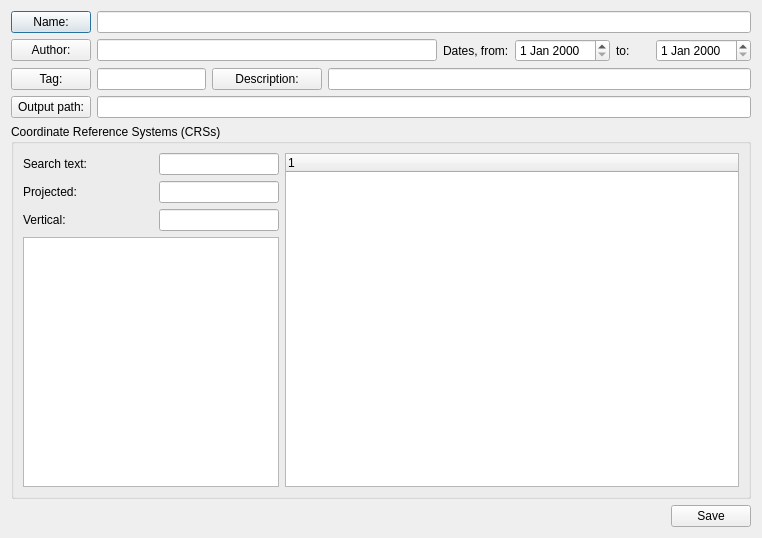
<?xml version="1.0" encoding="UTF-8"?>
<ui version="4.0">
 <class>ProjectDefinitionDialog</class>
 <widget class="QDialog" name="ProjectDefinitionDialog">
  <property name="geometry">
   <rect>
    <x>0</x>
    <y>0</y>
    <width>762</width>
    <height>538</height>
   </rect>
  </property>
  <property name="windowTitle">
   <string>Project definition</string>
  </property>
  <layout class="QGridLayout" name="gridLayout_4">
   <item row="0" column="0">
    <layout class="QGridLayout" name="gridLayout">
     <item row="0" column="0">
      <widget class="QPushButton" name="namePushButton">
       <property name="text">
        <string>Name:</string>
       </property>
      </widget>
     </item>
     <item row="0" column="1" colspan="7">
      <widget class="QLineEdit" name="nameLineEdit">
       <property name="readOnly">
        <bool>true</bool>
       </property>
      </widget>
     </item>
     <item row="1" column="0">
      <widget class="QPushButton" name="authorPushButton">
       <property name="text">
        <string>Author:</string>
       </property>
      </widget>
     </item>
     <item row="1" column="1" colspan="3">
      <widget class="QLineEdit" name="authorLineEdit">
       <property name="minimumSize">
        <size>
         <width>340</width>
         <height>0</height>
        </size>
       </property>
       <property name="readOnly">
        <bool>true</bool>
       </property>
      </widget>
     </item>
     <item row="1" column="4">
      <widget class="QLabel" name="label_4">
       <property name="text">
        <string>Dates, from:</string>
       </property>
      </widget>
     </item>
     <item row="1" column="5">
      <widget class="QDateEdit" name="startDateEdit"/>
     </item>
     <item row="1" column="6">
      <widget class="QLabel" name="label_5">
       <property name="text">
        <string>to:</string>
       </property>
      </widget>
     </item>
     <item row="1" column="7">
      <widget class="QDateEdit" name="finishDateEdit"/>
     </item>
     <item row="2" column="0">
      <widget class="QPushButton" name="tagPushButton">
       <property name="text">
        <string>Tag:</string>
       </property>
      </widget>
     </item>
     <item row="2" column="1">
      <widget class="QLineEdit" name="tagLineEdit">
       <property name="sizePolicy">
        <sizepolicy hsizetype="Minimum" vsizetype="Fixed">
         <horstretch>0</horstretch>
         <verstretch>0</verstretch>
        </sizepolicy>
       </property>
       <property name="readOnly">
        <bool>true</bool>
       </property>
      </widget>
     </item>
     <item row="2" column="2">
      <widget class="QPushButton" name="descriptionPushButton">
       <property name="text">
        <string>Description:</string>
       </property>
      </widget>
     </item>
     <item row="2" column="3" colspan="5">
      <widget class="QLineEdit" name="descriptionLineEdit">
       <property name="readOnly">
        <bool>true</bool>
       </property>
      </widget>
     </item>
     <item row="3" column="0">
      <widget class="QPushButton" name="outputPathPushButton">
       <property name="text">
        <string>Output path:</string>
       </property>
      </widget>
     </item>
     <item row="3" column="1" colspan="7">
      <widget class="QLineEdit" name="outputPathLineEdit">
       <property name="readOnly">
        <bool>true</bool>
       </property>
      </widget>
     </item>
    </layout>
   </item>
   <item row="1" column="0">
    <widget class="QGroupBox" name="crsGroupBox">
     <property name="title">
      <string>Coordinate Reference Systems (CRSs)</string>
     </property>
     <layout class="QGridLayout" name="gridLayout_3">
      <item row="0" column="0">
       <layout class="QHBoxLayout" name="horizontalLayout_2">
        <item>
         <layout class="QGridLayout" name="gridLayout_2">
          <item row="0" column="0">
           <widget class="QLabel" name="label_11">
            <property name="text">
             <string>Search text:</string>
            </property>
           </widget>
          </item>
          <item row="0" column="1">
           <widget class="QLineEdit" name="crsSearchTextLineEdit">
            <property name="sizePolicy">
             <sizepolicy hsizetype="Minimum" vsizetype="Fixed">
              <horstretch>0</horstretch>
              <verstretch>0</verstretch>
             </sizepolicy>
            </property>
            <property name="maximumSize">
             <size>
              <width>120</width>
              <height>16777215</height>
             </size>
            </property>
            <property name="text">
             <string/>
            </property>
           </widget>
          </item>
          <item row="1" column="0">
           <widget class="QLabel" name="label_9">
            <property name="text">
             <string>Projected:</string>
            </property>
           </widget>
          </item>
          <item row="1" column="1">
           <widget class="QLineEdit" name="crsProjectedLineEdit">
            <property name="sizePolicy">
             <sizepolicy hsizetype="Minimum" vsizetype="Fixed">
              <horstretch>0</horstretch>
              <verstretch>0</verstretch>
             </sizepolicy>
            </property>
            <property name="maximumSize">
             <size>
              <width>120</width>
              <height>16777215</height>
             </size>
            </property>
            <property name="readOnly">
             <bool>true</bool>
            </property>
           </widget>
          </item>
          <item row="2" column="0">
           <widget class="QLabel" name="label_10">
            <property name="text">
             <string>Vertical:</string>
            </property>
           </widget>
          </item>
          <item row="2" column="1">
           <widget class="QLineEdit" name="crsVerticalLineEdit">
            <property name="sizePolicy">
             <sizepolicy hsizetype="Minimum" vsizetype="Fixed">
              <horstretch>0</horstretch>
              <verstretch>0</verstretch>
             </sizepolicy>
            </property>
            <property name="maximumSize">
             <size>
              <width>120</width>
              <height>16777215</height>
             </size>
            </property>
            <property name="readOnly">
             <bool>true</bool>
            </property>
           </widget>
          </item>
          <item row="3" column="0" colspan="2">
           <widget class="QTextEdit" name="crsTextEdit">
            <property name="sizePolicy">
             <sizepolicy hsizetype="Minimum" vsizetype="Expanding">
              <horstretch>0</horstretch>
              <verstretch>0</verstretch>
             </sizepolicy>
            </property>
            <property name="minimumSize">
             <size>
              <width>0</width>
              <height>0</height>
             </size>
            </property>
           </widget>
          </item>
         </layout>
        </item>
        <item>
         <widget class="QTreeWidget" name="crsTreeWidget">
          <property name="minimumSize">
           <size>
            <width>0</width>
            <height>0</height>
           </size>
          </property>
          <column>
           <property name="text">
            <string notr="true">1</string>
           </property>
          </column>
         </widget>
        </item>
       </layout>
      </item>
     </layout>
    </widget>
   </item>
   <item row="2" column="0">
    <layout class="QHBoxLayout" name="horizontalLayout">
     <item>
      <spacer name="horizontalSpacer_2">
       <property name="orientation">
        <enum>Qt::Horizontal</enum>
       </property>
       <property name="sizeHint" stdset="0">
        <size>
         <width>628</width>
         <height>20</height>
        </size>
       </property>
      </spacer>
     </item>
     <item>
      <widget class="QPushButton" name="savePushButton">
       <property name="text">
        <string>Save</string>
       </property>
      </widget>
     </item>
    </layout>
   </item>
  </layout>
 </widget>
 <resources/>
 <connections/>
</ui>
